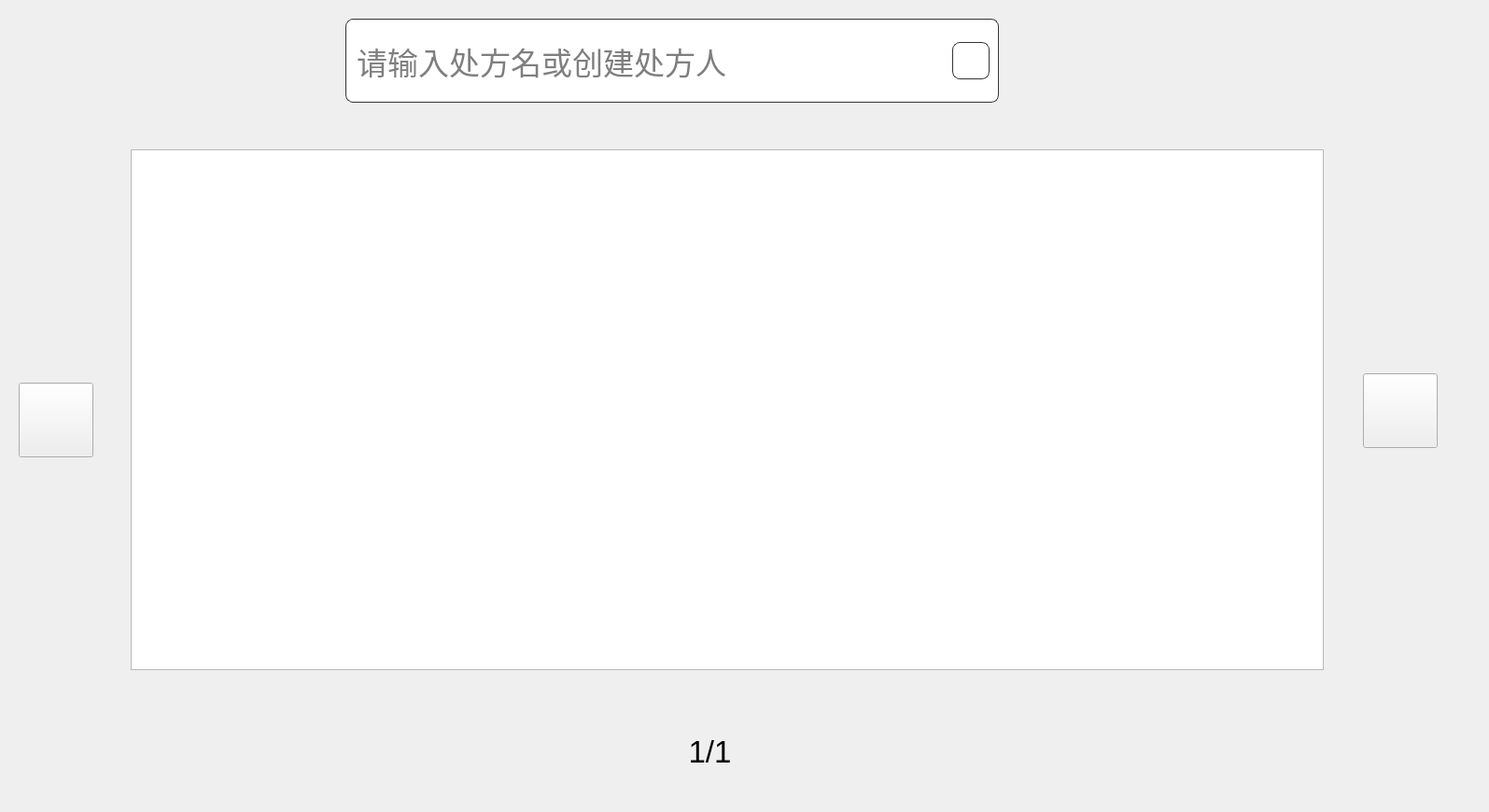
<?xml version="1.0" encoding="UTF-8"?>
<ui version="4.0">
 <class>RecipeSelectDialog</class>
 <widget class="QWidget" name="RecipeSelectDialog">
  <property name="geometry">
   <rect>
    <x>0</x>
    <y>0</y>
    <width>1595</width>
    <height>870</height>
   </rect>
  </property>
  <property name="windowTitle">
   <string>Form</string>
  </property>
  <widget class="QListWidget" name="listWidget">
   <property name="geometry">
    <rect>
     <x>140</x>
     <y>160</y>
     <width>1278</width>
     <height>558</height>
    </rect>
   </property>
   <property name="verticalScrollBarPolicy">
    <enum>Qt::ScrollBarAlwaysOff</enum>
   </property>
   <property name="horizontalScrollBarPolicy">
    <enum>Qt::ScrollBarAlwaysOff</enum>
   </property>
  </widget>
  <widget class="QPushButton" name="right_Btn">
   <property name="geometry">
    <rect>
     <x>1460</x>
     <y>400</y>
     <width>80</width>
     <height>80</height>
    </rect>
   </property>
   <property name="sizePolicy">
    <sizepolicy hsizetype="Fixed" vsizetype="Fixed">
     <horstretch>0</horstretch>
     <verstretch>0</verstretch>
    </sizepolicy>
   </property>
   <property name="minimumSize">
    <size>
     <width>80</width>
     <height>80</height>
    </size>
   </property>
   <property name="styleSheet">
    <string notr="true">border-image: url(:/new/prefix1/release/source/image/right.png);</string>
   </property>
   <property name="text">
    <string/>
   </property>
  </widget>
  <widget class="QPushButton" name="left_Btn">
   <property name="geometry">
    <rect>
     <x>20</x>
     <y>410</y>
     <width>80</width>
     <height>80</height>
    </rect>
   </property>
   <property name="sizePolicy">
    <sizepolicy hsizetype="Maximum" vsizetype="Maximum">
     <horstretch>0</horstretch>
     <verstretch>0</verstretch>
    </sizepolicy>
   </property>
   <property name="minimumSize">
    <size>
     <width>80</width>
     <height>80</height>
    </size>
   </property>
   <property name="styleSheet">
    <string notr="true">border-image: url(:/new/prefix1/release/source/image/left.png);</string>
   </property>
   <property name="text">
    <string/>
   </property>
  </widget>
  <widget class="QGroupBox" name="groupBox_2">
   <property name="geometry">
    <rect>
     <x>370</x>
     <y>20</y>
     <width>700</width>
     <height>90</height>
    </rect>
   </property>
   <property name="minimumSize">
    <size>
     <width>0</width>
     <height>90</height>
    </size>
   </property>
   <property name="maximumSize">
    <size>
     <width>700</width>
     <height>16777215</height>
    </size>
   </property>
   <property name="styleSheet">
    <string notr="true">background: #FFFFFF;
border-radius: 8px;
border: 1px solid #333333;</string>
   </property>
   <property name="title">
    <string/>
   </property>
   <layout class="QGridLayout" name="gridLayout_3">
    <item row="0" column="0">
     <widget class="QLineEdit" name="search_LineEdit">
      <property name="sizePolicy">
       <sizepolicy hsizetype="Expanding" vsizetype="Preferred">
        <horstretch>0</horstretch>
        <verstretch>0</verstretch>
       </sizepolicy>
      </property>
      <property name="font">
       <font>
        <pointsize>25</pointsize>
       </font>
      </property>
      <property name="styleSheet">
       <string notr="true">border:none;</string>
      </property>
      <property name="placeholderText">
       <string>请输入处方名或创建处方人</string>
      </property>
     </widget>
    </item>
    <item row="0" column="1">
     <widget class="QPushButton" name="search_Btn">
      <property name="sizePolicy">
       <sizepolicy hsizetype="Minimum" vsizetype="Fixed">
        <horstretch>0</horstretch>
        <verstretch>0</verstretch>
       </sizepolicy>
      </property>
      <property name="minimumSize">
       <size>
        <width>40</width>
        <height>40</height>
       </size>
      </property>
      <property name="styleSheet">
       <string notr="true">border-image: url(:/new/prefix1/release/source/image/search.png);</string>
      </property>
      <property name="text">
       <string/>
      </property>
     </widget>
    </item>
   </layout>
  </widget>
  <widget class="QLabel" name="page_Label">
   <property name="geometry">
    <rect>
     <x>700</x>
     <y>780</y>
     <width>121</width>
     <height>51</height>
    </rect>
   </property>
   <property name="font">
    <font>
     <pointsize>25</pointsize>
    </font>
   </property>
   <property name="text">
    <string>1/1</string>
   </property>
   <property name="alignment">
    <set>Qt::AlignCenter</set>
   </property>
  </widget>
 </widget>
 <resources/>
 <connections/>
</ui>
